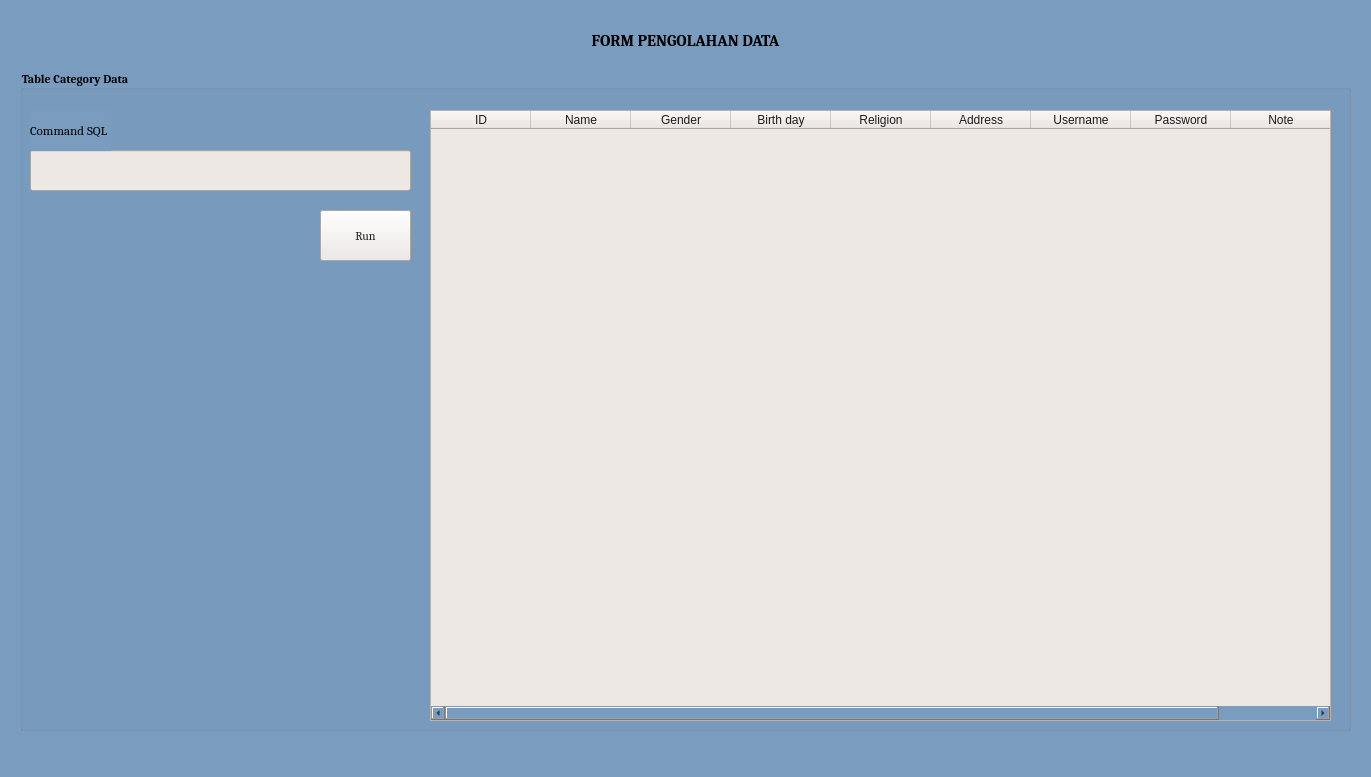
<?xml version="1.0" encoding="UTF-8"?>
<ui version="4.0">
 <class>Formg</class>
 <widget class="QWidget" name="Formg">
  <property name="geometry">
   <rect>
    <x>0</x>
    <y>0</y>
    <width>1371</width>
    <height>777</height>
   </rect>
  </property>
  <property name="focusPolicy">
   <enum>Qt::NoFocus</enum>
  </property>
  <property name="windowTitle">
   <string>Form</string>
  </property>
  <widget class="QWidget" name="widget" native="true">
   <property name="geometry">
    <rect>
     <x>0</x>
     <y>0</y>
     <width>1381</width>
     <height>781</height>
    </rect>
   </property>
   <property name="styleSheet">
    <string notr="true">
background-color: rgb(121, 156, 191);</string>
   </property>
   <widget class="QWidget" name="horizontalLayoutWidget_3">
    <property name="geometry">
     <rect>
      <x>10</x>
      <y>70</y>
      <width>1351</width>
      <height>671</height>
     </rect>
    </property>
    <layout class="QHBoxLayout" name="horizontalLayout_3">
     <item>
      <widget class="QWidget" name="widget_4" native="true">
       <widget class="QGroupBox" name="groupBox_3">
        <property name="geometry">
         <rect>
          <x>10</x>
          <y>0</y>
          <width>1331</width>
          <height>661</height>
         </rect>
        </property>
        <property name="font">
         <font>
          <family>Cambria</family>
          <pointsize>9</pointsize>
          <weight>75</weight>
          <bold>true</bold>
         </font>
        </property>
        <property name="title">
         <string>Table Category Data</string>
        </property>
        <widget class="QLineEdit" name="comsql">
         <property name="geometry">
          <rect>
           <x>10</x>
           <y>80</y>
           <width>381</width>
           <height>41</height>
          </rect>
         </property>
         <property name="styleSheet">
          <string notr="true">background-color: rgb(238, 232, 229);
color: rgb(28, 28, 28);
</string>
         </property>
        </widget>
        <widget class="QLabel" name="label_16">
         <property name="geometry">
          <rect>
           <x>10</x>
           <y>40</y>
           <width>81</width>
           <height>41</height>
          </rect>
         </property>
         <property name="palette">
          <palette>
           <active>
            <colorrole role="Button">
             <brush brushstyle="SolidPattern">
              <color alpha="255">
               <red>121</red>
               <green>156</green>
               <blue>191</blue>
              </color>
             </brush>
            </colorrole>
            <colorrole role="Text">
             <brush brushstyle="SolidPattern">
              <color alpha="255">
               <red>28</red>
               <green>28</green>
               <blue>28</blue>
              </color>
             </brush>
            </colorrole>
            <colorrole role="Base">
             <brush brushstyle="SolidPattern">
              <color alpha="255">
               <red>121</red>
               <green>156</green>
               <blue>191</blue>
              </color>
             </brush>
            </colorrole>
            <colorrole role="Window">
             <brush brushstyle="SolidPattern">
              <color alpha="255">
               <red>121</red>
               <green>156</green>
               <blue>191</blue>
              </color>
             </brush>
            </colorrole>
            <colorrole role="PlaceholderText">
             <brush brushstyle="NoBrush">
              <color alpha="128">
               <red>28</red>
               <green>28</green>
               <blue>28</blue>
              </color>
             </brush>
            </colorrole>
           </active>
           <inactive>
            <colorrole role="Button">
             <brush brushstyle="SolidPattern">
              <color alpha="255">
               <red>121</red>
               <green>156</green>
               <blue>191</blue>
              </color>
             </brush>
            </colorrole>
            <colorrole role="Text">
             <brush brushstyle="SolidPattern">
              <color alpha="255">
               <red>28</red>
               <green>28</green>
               <blue>28</blue>
              </color>
             </brush>
            </colorrole>
            <colorrole role="Base">
             <brush brushstyle="SolidPattern">
              <color alpha="255">
               <red>121</red>
               <green>156</green>
               <blue>191</blue>
              </color>
             </brush>
            </colorrole>
            <colorrole role="Window">
             <brush brushstyle="SolidPattern">
              <color alpha="255">
               <red>121</red>
               <green>156</green>
               <blue>191</blue>
              </color>
             </brush>
            </colorrole>
            <colorrole role="PlaceholderText">
             <brush brushstyle="NoBrush">
              <color alpha="128">
               <red>28</red>
               <green>28</green>
               <blue>28</blue>
              </color>
             </brush>
            </colorrole>
           </inactive>
           <disabled>
            <colorrole role="Button">
             <brush brushstyle="SolidPattern">
              <color alpha="255">
               <red>121</red>
               <green>156</green>
               <blue>191</blue>
              </color>
             </brush>
            </colorrole>
            <colorrole role="Text">
             <brush brushstyle="SolidPattern">
              <color alpha="255">
               <red>120</red>
               <green>120</green>
               <blue>120</blue>
              </color>
             </brush>
            </colorrole>
            <colorrole role="Base">
             <brush brushstyle="SolidPattern">
              <color alpha="255">
               <red>121</red>
               <green>156</green>
               <blue>191</blue>
              </color>
             </brush>
            </colorrole>
            <colorrole role="Window">
             <brush brushstyle="SolidPattern">
              <color alpha="255">
               <red>121</red>
               <green>156</green>
               <blue>191</blue>
              </color>
             </brush>
            </colorrole>
            <colorrole role="PlaceholderText">
             <brush brushstyle="NoBrush">
              <color alpha="128">
               <red>28</red>
               <green>28</green>
               <blue>28</blue>
              </color>
             </brush>
            </colorrole>
           </disabled>
          </palette>
         </property>
         <property name="font">
          <font>
           <family>Cambria</family>
           <pointsize>10</pointsize>
          </font>
         </property>
         <property name="text">
          <string>Command SQL</string>
         </property>
        </widget>
        <widget class="QPushButton" name="go">
         <property name="geometry">
          <rect>
           <x>300</x>
           <y>140</y>
           <width>91</width>
           <height>51</height>
          </rect>
         </property>
         <property name="font">
          <font>
           <family>Cambria</family>
           <pointsize>9</pointsize>
          </font>
         </property>
         <property name="styleSheet">
          <string notr="true">background-color: rgb(238, 232, 229);
color: rgb(28, 28, 28);</string>
         </property>
         <property name="text">
          <string>Run</string>
         </property>
        </widget>
        <widget class="QTableWidget" name="tableWidget">
         <property name="geometry">
          <rect>
           <x>410</x>
           <y>40</y>
           <width>901</width>
           <height>611</height>
          </rect>
         </property>
         <property name="font">
          <font>
           <family>Cambria</family>
           <pointsize>10</pointsize>
          </font>
         </property>
         <property name="styleSheet">
          <string notr="true">background-color: rgb(238, 232, 229);
color: rgb(28, 28, 28);
border-color: rgb(28, 28, 28);
gridline-color: rgb(28, 28, 28);</string>
         </property>
         <attribute name="verticalHeaderVisible">
          <bool>true</bool>
         </attribute>
         <column>
          <property name="text">
           <string>ID</string>
          </property>
         </column>
         <column>
          <property name="text">
           <string>Name</string>
          </property>
         </column>
         <column>
          <property name="text">
           <string>Gender</string>
          </property>
         </column>
         <column>
          <property name="text">
           <string>Birth day</string>
          </property>
         </column>
         <column>
          <property name="text">
           <string>Religion</string>
          </property>
         </column>
         <column>
          <property name="text">
           <string>Address</string>
          </property>
         </column>
         <column>
          <property name="text">
           <string>Username</string>
          </property>
         </column>
         <column>
          <property name="text">
           <string>Password</string>
          </property>
         </column>
         <column>
          <property name="text">
           <string>Note</string>
          </property>
         </column>
        </widget>
       </widget>
      </widget>
     </item>
    </layout>
   </widget>
   <widget class="QLabel" name="label_17">
    <property name="geometry">
     <rect>
      <x>470</x>
      <y>30</y>
      <width>431</width>
      <height>20</height>
     </rect>
    </property>
    <property name="font">
     <font>
      <family>Cambria</family>
      <pointsize>12</pointsize>
      <weight>75</weight>
      <bold>true</bold>
     </font>
    </property>
    <property name="text">
     <string>FORM PENGOLAHAN DATA</string>
    </property>
    <property name="alignment">
     <set>Qt::AlignCenter</set>
    </property>
   </widget>
  </widget>
 </widget>
 <resources/>
 <connections/>
</ui>
